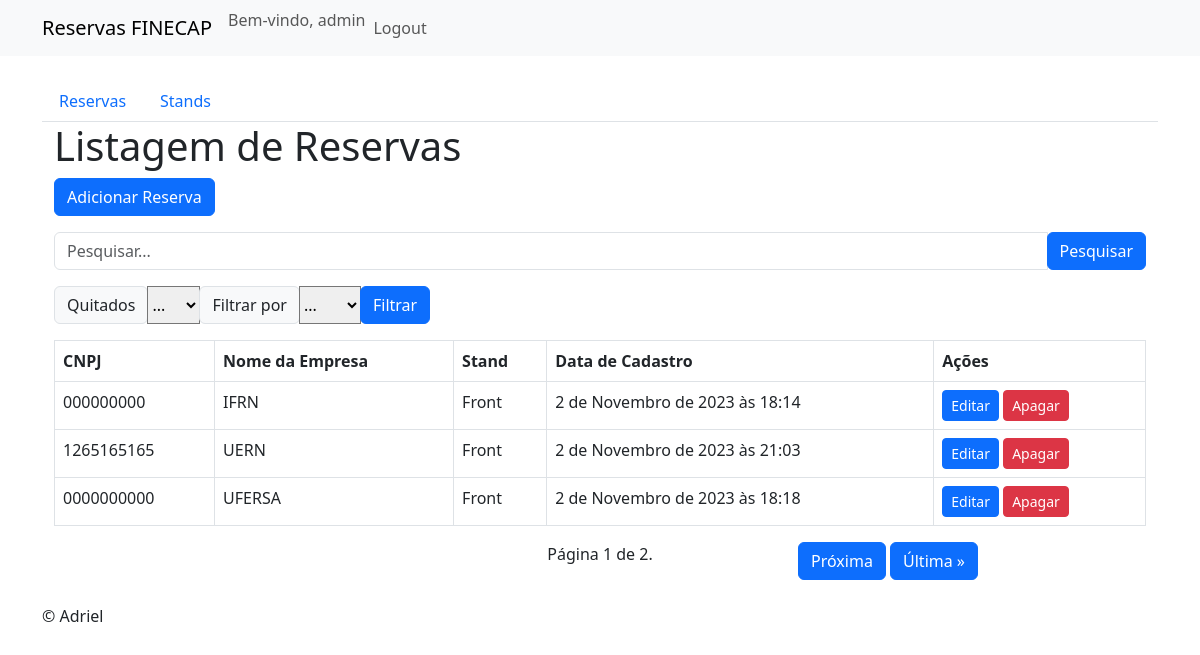
The app's page / (signed in), older data.
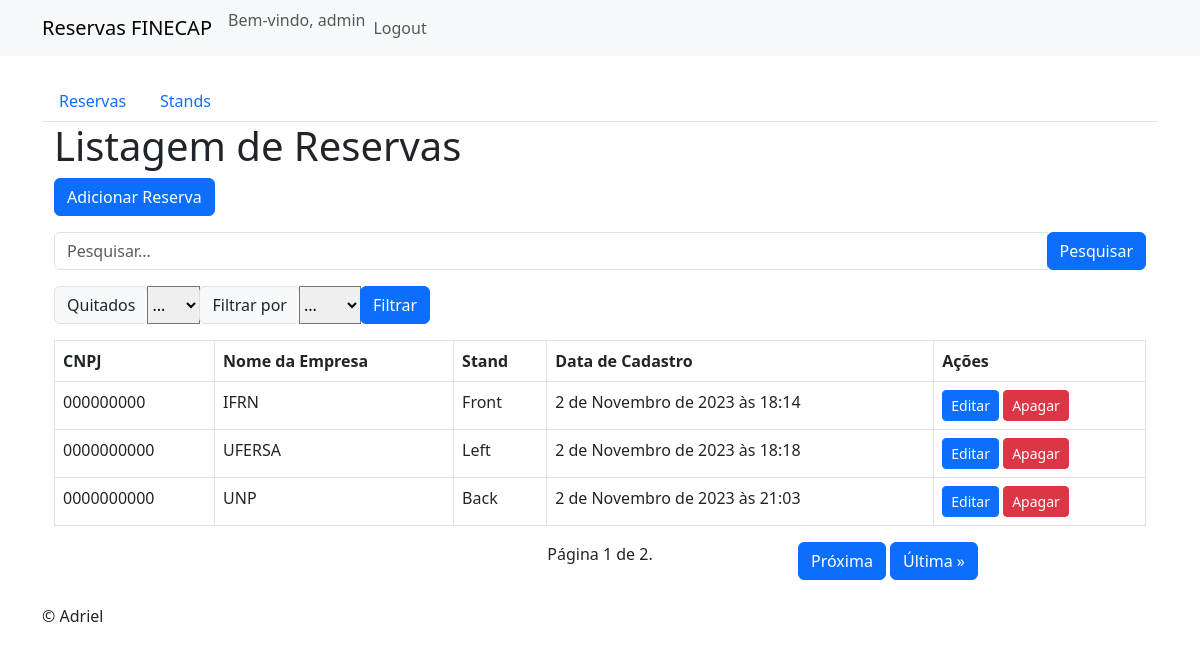
The same page, newer data.
### main/models.py (models this page shows, shortened)
class Reserva(models.Model):
    cnpj = models.CharField(max_length=20)
    nome_empresa = models.CharField(max_length=200)
    quitado = models.BooleanField(default=False)
    stand = models.ForeignKey(Stand, on_delete=models.CASCADE)
    data_cadastro = models.DateTimeField(auto_now_add=True)

class Stand(models.Model):
    localizacao = models.CharField(max_length=100)
    valor = models.DecimalField(
        verbose_name=("valor"),
        decimal_places=2,
        max_digits=6
    )
    def __str__(self):
        return self.localizacao

### main/views.py (the view, shortened to what this page needs)
# urls.py: path('', ListarReservasView.as_view(), name="listar_reservas"),
class ListarReservasView(LoginRequiredMixin,ListView):
    model = Reserva
    template_name = "finecap/index.html"
    context_object_name = "reservas"
    paginate_by = 3
    ordering = ["data_cadastro"]
    def get_queryset(self):
        filter_stand = self.request.GET.get('stand_filter', '')
        filter_quitado = self.request.GET.get('quitado_filter', '')
        queryset = Reserva.objects.all()
        filter_conditions = Q()
        if filter_quitado == "1":
            filter_conditions &= Q(quitado=True)
        if filter_quitado == "2":
            filter_conditions &= Q(quitado=False)
        stand_filters = {
            "1": "Front",
            "2": "Back",
            "3": "Left",
            "4": "Right",
        }
        if filter_stand in stand_filters:
            filter_conditions &= Q(stand__localizacao=stand_filters[filter_stand])
        if filter_conditions:
            queryset = queryset.filter(filter_conditions)
        else:
            queryset = Reserva.objects.all()
        return queryset
    def get_context_data(self, **kwargs):
        context = super().get_context_data(**kwargs)
        search_query = self.request.GET.get('search', '')
        context['search_query'] = search_query
        return context

### main/templates/finecap/index.html (shortened to what this page needs)
{% extends 'base.html' %}
{% block content %}
  <div class="container">
    <h1>Listagem de Reservas</h1>
    <a href="{% url 'criar_reservas' %}" class="btn btn-primary mb-3">Adicionar Reserva</a>
      <form class="input-group mb-3" method="GET" action="{% url 'listar_reservas' %}">
        <input type="text" class="form-control" placeholder="Pesquisar..." aria-label="Pesquisar..." aria-describedby="basic-addon2" name="search" value="{{ search_query }}" />
        <div class="input-group-append">
          <button class="btn btn-primary" type="submit" id="search-btn">Pesquisar</button>
        </div>
      </form>
      <form class="input-group mb-3 method="GET" action="{% url 'listar_reservas' %}">
        <div class="input-group-prepend">
            <label class="input-group-text" for="inputGroupSelect01">Quitados</label>
          </div>
          <select class="custom-select" id="inputGroupSelect01" name="quitado_filter">
            <option name="stand_filter" selected>...</option>
          </select>
        <div class="input-group-prepend">
          <label class="input-group-text" for="inputGroupSelect01">Filtrar por</label>
        </div>
        <select class="custom-select" id="inputGroupSelect01" name="stand_filter">
          <option name="stand_filter" selected>...</option>
        </select>
        <div class="input-group-append">
            <button class="btn btn-primary" type="submit" id="search-btn">Filtrar</button>
          </div>
      </form>
    <table class="table table-bordered">
      <thead>
        <tr>
          <th>CNPJ</th>
          <th>Nome da Empresa</th>
          <th>Stand</th>
          <th>Data de Cadastro</th>
          <th>Ações</th>
        </tr>
      </thead>
      <tbody>
        {% for reserva in reservas %}
          <tr>
            <td>{{ reserva.cnpj }}</td>
            <td>{{ reserva.nome_empresa }}</td>
            <td>{{ reserva.stand }}</td>
            <td>{{ reserva.data_cadastro }}</td>
            <td>
              <a href="{% url 'editar_reservas' reserva.pk %}" class="btn btn-primary btn-sm">Editar</a>
              <a href="{% url 'deletar_reservas' reserva.pk %}" class="btn btn-danger btn-sm">Apagar</a>
            </td>
          </tr>
        {% endfor %}
      </tbody>
    </table>
    <div class="row">
      <div class="col">
      </div>
      <div class="col text-center">
        <span class="current-page">Página {{ page_obj.number }} de {{ page_obj.paginator.num_pages }}.</span>
      </div>
      <div class="col text-right">
        {% if page_obj.has_next %}
          <a href="?page={{ page_obj.next_page_number }}" class="btn btn-primary">Próxima</a>
          <a href="?page={{ page_obj.paginator.num_pages }}" class="btn btn-primary">Última &raquo;</a>
        {% endif %}
      </div>
    </div>
  </div>
{% endblock %}

### templates/base.html (shortened to what this page needs)
<!DOCTYPE html>
{% load static %}
<html lang="en">
  <head>
    <link rel="stylesheet" href="https://cdn.jsdelivr.net/npm/bootstrap@5.3.0/dist/css/bootstrap.min.css" />
  </head>
  <body>
    <header>
      <nav class="navbar navbar-expand-lg navbar-light bg-light">
        <div class="container">
          <a class="navbar-brand" href="#">Reservas FINECAP</a>
          <div class="collapse navbar-collapse" id="navbarNav">
            <ul class="navbar-nav ml-auto">
              {% if user.is_authenticated %}
                <li class="nav-item">
                  <span class="navbar-text">Bem-vindo, {{ user.username }}</span>
                </li>
                <li class="nav-item">
                  <a href="{% url 'account_logout' %}" class="nav-link">Logout</a>
                </li>
              {% else %}
                <li class="nav-item">
                  <a href="{% url 'account_login' %}" class="nav-link">Login</a>
                </li>
              {% endif %}
            </ul>
          </div>
        </div>
      </nav>
    </header>
    <main class="container mt-4">
      {% if user.is_authenticated %}
        <ul class="nav nav-tabs">
          <li class="nav-item">
            <a class="nav-link" href="{% url 'listar_reservas' %}">Reservas</a>
          </li>
          {% if user.is_superuser %}
            <li class="nav-item">
              <a class="nav-link" href="{% url 'listar_stands' %}">Stands</a>
            </li>
          {% endif %}
        </ul>
      {% endif %}
      {% block content %}
      {% endblock %}
    </main>
    <footer class="mt-4">
      <div class="container">
        <p>&copy; Adriel</p>
      </div>
    </footer>
  </body>
</html>

Row changes from the older to the newer data that the page shows:
removed Reserva: cnpj "1265165165", nome_empresa "UERN", stand "Front", data_cadastro "2 de Novembro de 2023 às 21:03"
changed Reserva "UFERSA": stand "Front" → "Left"
now on this page (row edited): Reserva: cnpj "0000000000", nome_empresa "UNP", stand "Back", data_cadastro "2 de Novembro de 2023 às 21:03"
